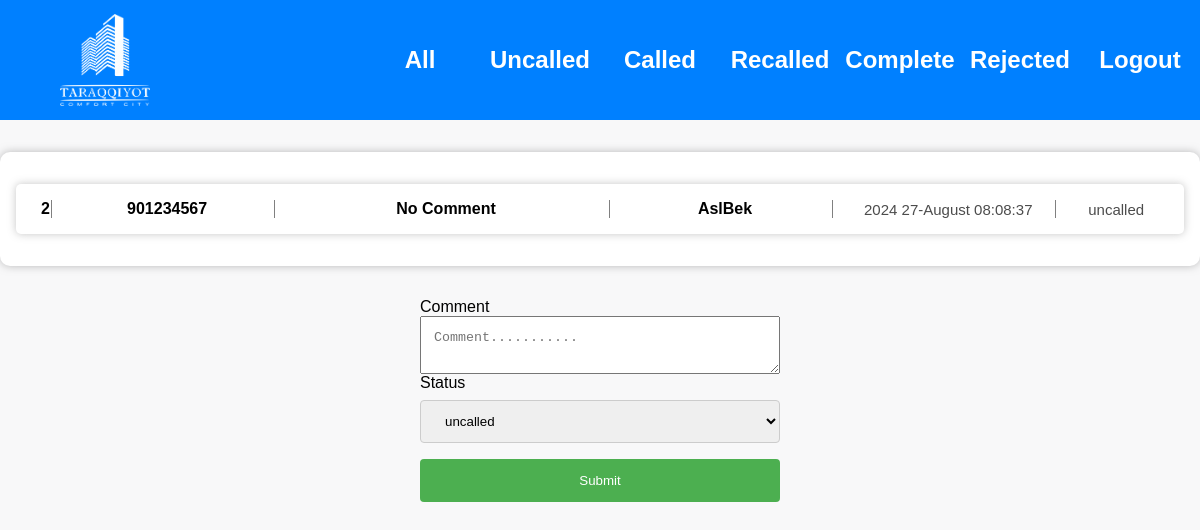
Page /leed/2/ (signed in) on the committed database.
### models/models.py (models this page shows, shortened)
class Leeds(models.Model):
    name = models.CharField(max_length=255)
    phonenumber = models.IntegerField()
    comment = models.TextField(null=True, blank=True)
    objects = models.Manager()
    status = models.CharField(max_length=50, choices=Status, default=Status.uncalled)
    author = models.ForeignKey(User, on_delete=models.CASCADE, null=True, blank=True)
    create_time = models.DateTimeField(auto_now_add=True)
    update_time = models.DateTimeField(auto_now=True)

### models/views.py (the view)
# urls.py: path('leed/<slug:slug>/', SinglePageView, name='single'),
@login_required
def SinglePageView(request, slug):
    post = get_object_or_404(Leeds, id=slug)
    if request.method == 'POST':
        form = LeedsFormUpdateForm(request.POST, instance=post)
        if form.is_valid():
            print(23456)
            updated_post = form.save(commit=False)
            updated_post.author = request.user
            updated_post.save()
            return redirect('single', slug=post.id)
    else:
        form = LeedsForm()
    context = {
        "post": post,
        'statuss': Status,
        'form': form,
    }
    return render(request, 'single.html', context)

### models/forms.py
class LeedsForm(forms.ModelForm):
    phonenumber = forms.IntegerField(min_value=0, max_value=999999999)
    class Meta:
        model = Leeds
        fields = "__all__"

### templates/single.html (shortened to what this page needs)
{% extends 'base.html' %}
{% load static %}
{% block content %}
<div class="hero">
    {% if post %}
      <div class="users">
      <div class="users__content">
        <div class="users__list">
          <div class="users__item">
            <h3>{{ post.id }}</h3>
          </div>
          <div class="users__item">
            <h3 class="username">{{ post.phonenumber }}</h3>
          </div>
          <div class="users__item">
            <h3 class="comments">
                {% if post.comment %}
                {{ post.comment | truncatewords:5 }}
                {% else %}
                No Comment
                {% endif %}
            </h3>
          </div>
          <div class="users__item">
            <h3 class="phone">{{ post.name }}</h3>
          </div>
          <div class="users__item">
          <p class="date">{{ post.create_time | date:"Y   d-F  h:m:s" }}</p>
          </div>
          <div class="users__item">
          <p class="date">{{ post.status }}</p>
          </div>
        </div>
      </div>
    </div>
    {% endif %}
        </div>
<div class="div-form">
    <form method="post">{% csrf_token %}
        <label for="comment">Comment</label>
        <textarea name="comment" required id="comment" style="padding: 13px;" placeholder="Comment..........."></textarea>
        <label for="status">Status</label>
        <select id="status" name="status">
            {% for stat in statuss %}
            <option value="{{stat}}">{{stat}}</option>
            {% endfor %}
        </select>
        <input type="submit" value="Submit" style="width: 30%;">
    </form>
</div>
{% endblock content %}

### static/style/style.css (style rules this page uses)
* { margin: 0; padding: 0; box-sizing: border-box; }
body { font-family: "Gill Sans", "Gill Sans MT", Calibri, "Trebuchet MS", sans-serif; background-color: rgba(144, 145, 153, 0.0588235294); }
.users { max-width: 1200px; margin: 2rem auto; padding: 1rem; background-color: #fff; border-radius: 10px; box-shadow: 0 0 8px rgba(128, 128, 128, 0.525); }
.users .users__content .users__list { display: flex; justify-content: space-between; box-shadow: 0 0 8px rgba(128, 128, 128, 0.451); padding: 1rem; border-radius: 5px; margin: 1rem 0; }
.users .users__content .users__list .users__item { border-right: 1px solid gray; padding-left: 8px; width: 20%; display: flex; justify-content: center; gap: 7px; align-items: center; }
.users .users__content .users__list .users__item:first-child { max-width: 20px; }
.users .users__content .users__list .users__item:nth-child(3) { width: 30%; }
.users .users__content .users__list .users__item:nth-child(6) { width: 15%; }
.users .users__content .users__list .users__item:last-child { width: 10%; border-right: 0px solid black; }
.users .users__content .users__list .users__item h3 { font-size: 16px; }
.users .users__content .users__list .users__item p { font-size: 15px; color: rgb(76, 76, 76); }

### rows in the picture
Leeds: id "2", phonenumber "901234567", name "AslBek", create_time "2024 27-August 08:08:37", status "uncalled"

### other values in the picture
form field status "uncalled"
